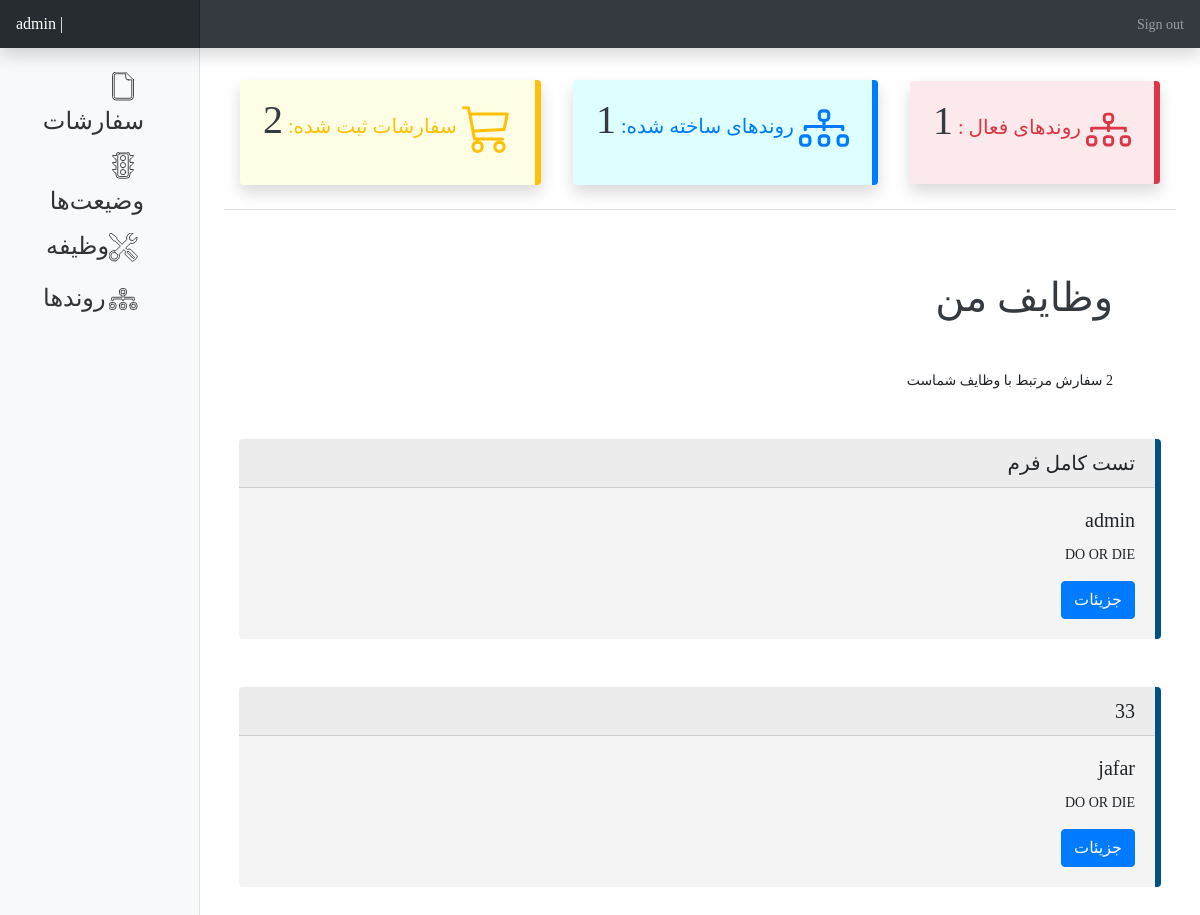
Page /dashboard/ (signed in) on the committed database.
### order/models.py (models this page shows, shortened)
class order(models.Model):
    LASTMAN_STANDING = "DO OR DIE"
    CRITICAL_PRIORITY = "Critical"
    HIGH_PRIORITY = "High"
    MIDDLE_PRIORITY = "Middle"
    LOW_PRIORITY = "Low"
    INDEED_PRIORITY = [
        (LASTMAN_STANDING, 'Do or die'),
        (CRITICAL_PRIORITY, 'Critical priority'),
        (HIGH_PRIORITY, 'High priority'),
        (MIDDLE_PRIORITY, 'Middle priority'),
        (LOW_PRIORITY, 'Low priority'),
    ]
    order_title = models.CharField(max_length=100, unique=True)
    customer_id = models.ForeignKey(get_user_model(), null=True, on_delete=models.PROTECT)
    priority = models.CharField(max_length=11, choices=INDEED_PRIORITY, default=LOW_PRIORITY)
    process_id = models.ForeignKey(process, on_delete=models.SET_NULL, null=True)
    created_at  = models.DateTimeField(null=True, blank=True, auto_now_add=True)
    updated_at  = models.DateTimeField(null=True, blank=True, auto_now=True)

### main_app/views/view.py (the view)
# urls.py: path("", indexPanelView, name="panel"),
@login_required
def indexPanelView(request):
    order_count = order.objects.all().count()
    process_count = process.objects.all().count()
    active_process = process.objects.filter(isEnable=True).count()
    action_perms = auth_user_action.objects.filter(user_id__pk=request.user.pk).values_list('action_id', flat=True)
    related_order_id_to_current_user = order_process_action.objects.filter(process_action__action__in=action_perms).values_list('order_id').all()
    orders = order.objects.filter(pk__in=related_order_id_to_current_user).order_by('priority').all()
    return render(request, 'dashboard/dashboard.html', {"order_count":order_count, "process_count":process_count, "active_process":active_process,"orders":orders})

### main_app/templates/dashboard/dashboard.html (shortened to what this page needs)
{% extends "dashboard/base.html" %}
{% block content %}
<div class="d-flex justify-content-center flex-wrap flex-md-nowrap align-items-center pt-3 pb-2 mb-3 border-bottom ">
  <div class="p-2 flex-fill">
    <blockquote
      class="blockquote bq-primary shadow shadow-md m-2 text-center rounded bg-light border-warning text-warning p-3"
      style="border-right: 6px solid;background-color: #ffffe6 !important;">
      <p class="bq-title"> سفارشات ثبت شده: <span class="h1 text-dark ">{{order_count}}</span> </p>
      </blockquote>
  </div>
  <div class="p-2 flex-fill ">
    <blockquote
      class="blockquote bq-warning shadow shadow-md m-2 text-center rounded bg-light border-primary text-primary p-3"
      style="border-right: 6px solid; background-color: #ddffff !important;">
      <p class="bq-title"> روند‌های ساخته شده: <span class="h1 text-dark">{{process_count}}</span> </p>
      </blockquote>
  </div>
  <div class="p-2 flex-fill">
    <blockquote
      class="blockquote bq-danger shadow shadow-md m-2 text-center rounded bg-light border-danger text-danger p-3"
      style="border-right: 6px solid;background-color: #fbe9eb !important;">
      <p class="bq-title"> روند‌های فعال : <span class="h1 text-dark">{{active_process}}</span> </p>
    </blockquote>
  </div>
</div>
<div class="container" dir="rtl">
  <div class="row">
    <div class="col-md-12">
      <h1 class="rounded text-dark text-right m-5">وظایف من</h1>
      <p class="m-5">{{orders|length}} سفارش مرتبط با وظایف شماست</p>
      {% if orders|length >= 1 %}
        {% for order in orders %}
        <div class="card mb-5 bq-primary" style="border-left: 0; border-right: 6px solid; border-top: 0;border-bottom: 0; border-color: #005282; background-color: #f4f4f4;">
          <h5 class="card-header">{{order.order_title}}</h5>
          <div class="card-body">
            <h5 class="card-title">{{order.customer_id}}</h5>
            <p class="card-text">{{order.priority}}</p>
            <a href="{% url 'order-detail' order.pk %}" class="btn btn-primary">جزیئات</a>
          </div>
        </div>
        {% endfor %}
      {% endif %}
    </div>
  </div>
</div>
{% endblock %}

### main_app/templates/dashboard/base.html (shortened to what this page needs)
<html lang="en">
  {% load static %}
  <head>
  {% block head %}
  <link rel="stylesheet" href="{% static 'main_app/bootstrap/css/bootstrap.min.css' %}" >
  {% endblock %}
</head>
<body>
  <nav class="navbar navbar-dark sticky-top bg-dark flex-md-nowrap p-0 shadow">
    <a class="navbar-brand col-md-3 col-lg-2 mr-0 px-3" href="/dashboard/">{{user}} | </a>
    <ul class="navbar-nav px-3">
      <li class="nav-item text-nowrap">
        <a class="nav-link" href="{% url 'logout' %}">Sign out</a>
      </li>
    </ul>
  </nav>
  <div class="container-fluid">
    <div class="row">
      <nav id="sidebarMenu" class="col-md-3 col-lg-2 d-md-block bg-light sidebar collapse text-right" dir="rtl">
        <div class="sidebar-sticky pt-3">
          <ul class="nav flex-column">
            <li class="nav-item">
              <a class="nav-link" href='{% url "order-list" %}'>
                <span class="h4">سفارشات</span>
              </a>
            </li>
            {% if perms.main_app.view_status %}
            <li class="nav-item">
              <a class="nav-link" href='{% url "status-list"%}'>
                <span class="h4">وضیعت‌ها</span>
              </a>
            </li>
            {% endif %}
            {% if perms.main_app.view_action %}
            <li class="nav-item">
              <a class="nav-link" href='{% url "action-list" %}'>
                <span class="h4">وظیفه</span>‌
              </a>
            </li>
            {% endif %}
            {% if perms.main_app.view_process %}
            <li class="nav-item">
              <a class="nav-link" href='{% url "process-list" %}'>
                 <span class="h4">روندها</span>
              </a>
            </li>
            {% endif %}
          </ul>
        </div>
      </nav>
      <main dir="ltr" role="main" class="col-md-9 ml-sm-auto col-lg-10 px-md-4 text-right">
          {% block content %}
          {% endblock %}
      </main>
    </div>
  </div>
</body>
</html>

### main_app/templates/dashboard/base.html (style rules this page uses)
body { font-size: .875rem; }
.sidebar { position: fixed; top: 0; bottom: 0; left: 0; z-index: 100; padding: 48px 0 0; box-shadow: inset -1px 0 0 rgba(0, 0, 0, .1); }
.sidebar-sticky { position: relative; top: 0; height: calc(100vh - 48px); padding-top: .5rem; overflow-x: hidden; overflow-y: auto; }
.sidebar .nav-link { font-weight: 500; color: #333; }
.navbar-brand { padding-top: .75rem; padding-bottom: .75rem; font-size: 1rem; background-color: rgba(0, 0, 0, .25); box-shadow: inset -1px 0 0 rgba(0, 0, 0, .25); }
body { font-family: iranYekan; }

### rows in the picture
order: order_title "تست کامل فرم", customer_id "admin", priority "DO OR DIE"
order: order_title "33", customer_id "jafar", priority "DO OR DIE"

### other values in the picture
{{ user }} "admin"
{{ order_count }} "2"
{{ process_count }} "1"
{{ active_process }} "1"
{{ orders|length }} "2"
